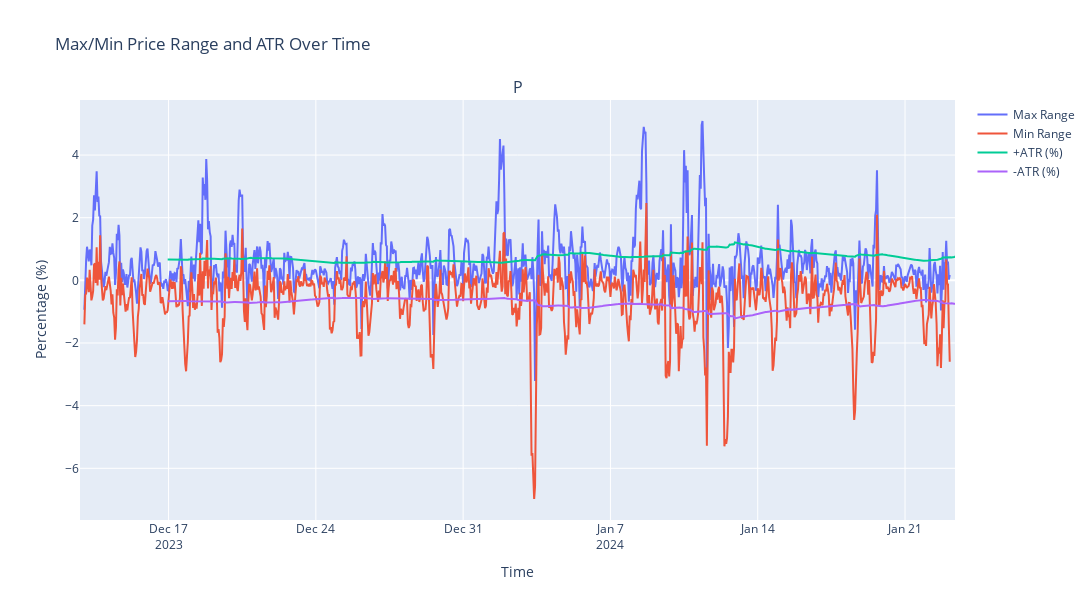
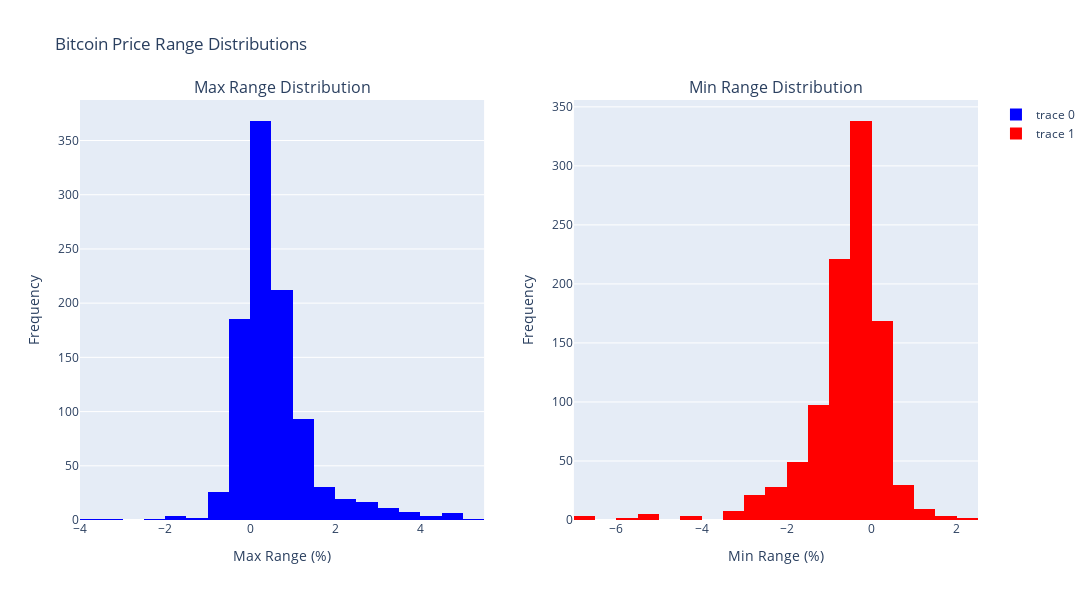

Write notebook code for charts like these, in order.
### Code cell
candles = download_1000_candles(market='BTC/USDT', tf='1h')
new_df = analyze_and_plot_bitcoin_ranges(candles, 6)

### Figure 1 — Plotly figure (JSON) as saved in the notebook; plotly's stock layout.template omitted (floating-point values rounded to 4 significant figures; data arrays with more than 128 entries replaced by an {"elided": "..."} marker saying what was removed)
{"data": [{"mode": "lines", "name": "Max Range", "type": "scatter", "x": {"elided": "999 str values"}, "xaxis": "x", "y": {"elided": "999 float values"}, "yaxis": "y"}, {"mode": "lines", "name": "Min Range", "type": "scatter", "x": {"elided": "999 str values"}, "xaxis": "x", "y": {"elided": "999 float values"}, "yaxis": "y"}, {"mode": "lines", "name": "+ATR (%)", "type": "scatter", "x": {"elided": "999 str values"}, "xaxis": "x", "y": {"elided": "999 float values"}, "yaxis": "y"}, {"mode": "lines", "name": "-ATR (%)", "type": "scatter", "x": {"elided": "999 str values"}, "xaxis": "x", "y": {"elided": "999 float values"}, "yaxis": "y"}], "layout": {"annotations": [{"font": {"size": 16}, "showarrow": false, "text": "P", "x": 0.5, "xanchor": "center", "xref": "paper", "y": 1, "yanchor": "bottom", "yref": "paper"}], "height": 600, "title": {"text": "Max/Min Price Range and ATR Over Time"}, "width": 1200, "xaxis": {"anchor": "y", "domain": [0, 1], "title": {"text": "Time"}}, "yaxis": {"anchor": "x", "domain": [0, 1], "title": {"text": "Percentage (%)"}}}}

### Figure 2 — Plotly figure (JSON) as saved in the notebook; plotly's stock layout.template omitted (floating-point values rounded to 4 significant figures; data arrays with more than 128 entries replaced by an {"elided": "..."} marker saying what was removed)
{"data": [{"marker": {"color": "blue"}, "nbinsx": 30, "type": "histogram", "x": {"elided": "988 float values"}, "xaxis": "x", "yaxis": "y"}, {"marker": {"color": "red"}, "nbinsx": 30, "type": "histogram", "x": {"elided": "988 float values"}, "xaxis": "x2", "yaxis": "y2"}], "layout": {"annotations": [{"font": {"size": 16}, "showarrow": false, "text": "Max Range Distribution", "x": 0.225, "xanchor": "center", "xref": "paper", "y": 1, "yanchor": "bottom", "yref": "paper"}, {"font": {"size": 16}, "showarrow": false, "text": "Min Range Distribution", "x": 0.775, "xanchor": "center", "xref": "paper", "y": 1, "yanchor": "bottom", "yref": "paper"}], "height": 600, "title": {"text": "Bitcoin Price Range Distributions"}, "width": 1200, "xaxis": {"anchor": "y", "domain": [0, 0.45], "title": {"text": "Max Range (%)"}}, "xaxis2": {"anchor": "y2", "domain": [0.55, 1], "title": {"text": "Min Range (%)"}}, "yaxis": {"anchor": "x", "domain": [0, 1], "title": {"text": "Frequency"}}, "yaxis2": {"anchor": "x2", "domain": [0, 1], "title": {"text": "Frequency"}}}}
